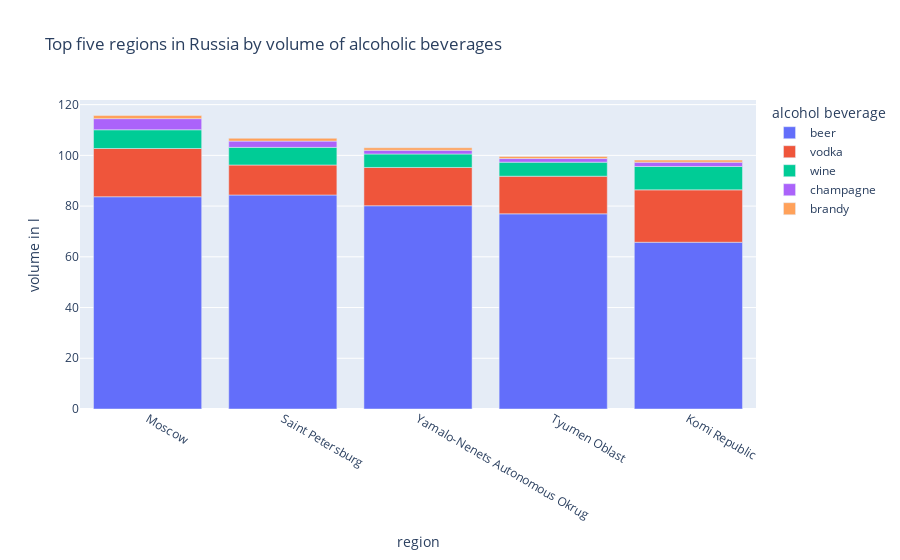

This figure's notebook cell:
### Markdown cell above
Let's zoom in to to the top five regions in Russia in terms of the consumption of alcoholic beverages.

### Code cell
fig = px.bar(df_region.sort_values(by = ["total_volume_mean"], ascending = False).head(5), 
             x='region', 
             y=drink_cat,
            title = "Top five regions in Russia by volume of alcoholic beverages",
            labels = {"value": "volume in l","variable":"alcohol beverage"})#.update_xaxes(categoryorder="total descending")
fig.show()

### Figure 1 — Plotly figure (JSON) as saved in the notebook; plotly's stock layout.template omitted (floating-point values rounded to 4 significant figures)
{"data": [{"alignmentgroup": "True", "hovertemplate": "alcohol beverage=beer<br>region=%{x}<br>volume in l=%{y}<extra></extra>", "legendgroup": "beer", "marker": {"color": "#636efa", "pattern": {"shape": ""}}, "name": "beer", "offsetgroup": "beer", "orientation": "v", "showlegend": true, "textposition": "auto", "type": "bar", "x": ["Moscow", "Saint Petersburg", "Yamalo-Nenets Autonomous Okrug", "Tyumen Oblast", "Komi Republic"], "xaxis": "x", "y": [83.69, 84.38, 80.14, 76.95, 65.74], "yaxis": "y"}, {"alignmentgroup": "True", "hovertemplate": "alcohol beverage=vodka<br>region=%{x}<br>volume in l=%{y}<extra></extra>", "legendgroup": "vodka", "marker": {"color": "#EF553B", "pattern": {"shape": ""}}, "name": "vodka", "offsetgroup": "vodka", "orientation": "v", "showlegend": true, "textposition": "auto", "type": "bar", "x": ["Moscow", "Saint Petersburg", "Yamalo-Nenets Autonomous Okrug", "Tyumen Oblast", "Komi Republic"], "xaxis": "x", "y": [19.02, 11.82, 15.09, 14.83, 20.65], "yaxis": "y"}, {"alignmentgroup": "True", "hovertemplate": "alcohol beverage=wine<br>region=%{x}<br>volume in l=%{y}<extra></extra>", "legendgroup": "wine", "marker": {"color": "#00cc96", "pattern": {"shape": ""}}, "name": "wine", "offsetgroup": "wine", "orientation": "v", "showlegend": true, "textposition": "auto", "type": "bar", "x": ["Moscow", "Saint Petersburg", "Yamalo-Nenets Autonomous Okrug", "Tyumen Oblast", "Komi Republic"], "xaxis": "x", "y": [7.382, 6.953, 5.312, 5.542, 9.224], "yaxis": "y"}, {"alignmentgroup": "True", "hovertemplate": "alcohol beverage=champagne<br>region=%{x}<br>volume in l=%{y}<extra></extra>", "legendgroup": "champagne", "marker": {"color": "#ab63fa", "pattern": {"shape": ""}}, "name": "champagne", "offsetgroup": "champagne", "orientation": "v", "showlegend": true, "textposition": "auto", "type": "bar", "x": ["Moscow", "Saint Petersburg", "Yamalo-Nenets Autonomous Okrug", "Tyumen Oblast", "Komi Republic"], "xaxis": "x", "y": [4.386, 2.469, 1.486, 1.426, 1.697], "yaxis": "y"}, {"alignmentgroup": "True", "hovertemplate": "alcohol beverage=brandy<br>region=%{x}<br>volume in l=%{y}<extra></extra>", "legendgroup": "brandy", "marker": {"color": "#FFA15A", "pattern": {"shape": ""}}, "name": "brandy", "offsetgroup": "brandy", "orientation": "v", "showlegend": true, "textposition": "auto", "type": "bar", "x": ["Moscow", "Saint Petersburg", "Yamalo-Nenets Autonomous Okrug", "Tyumen Oblast", "Komi Republic"], "xaxis": "x", "y": [1.258, 1.117, 0.9516, 0.8416, 0.81], "yaxis": "y"}], "layout": {"barmode": "relative", "legend": {"title": {"text": "alcohol beverage"}, "tracegroupgap": 0}, "title": {"text": "Top five regions in Russia by volume of alcoholic beverages"}, "xaxis": {"anchor": "y", "domain": [0, 1], "title": {"text": "region"}}, "yaxis": {"anchor": "x", "domain": [0, 1], "title": {"text": "volume in l"}}}}
